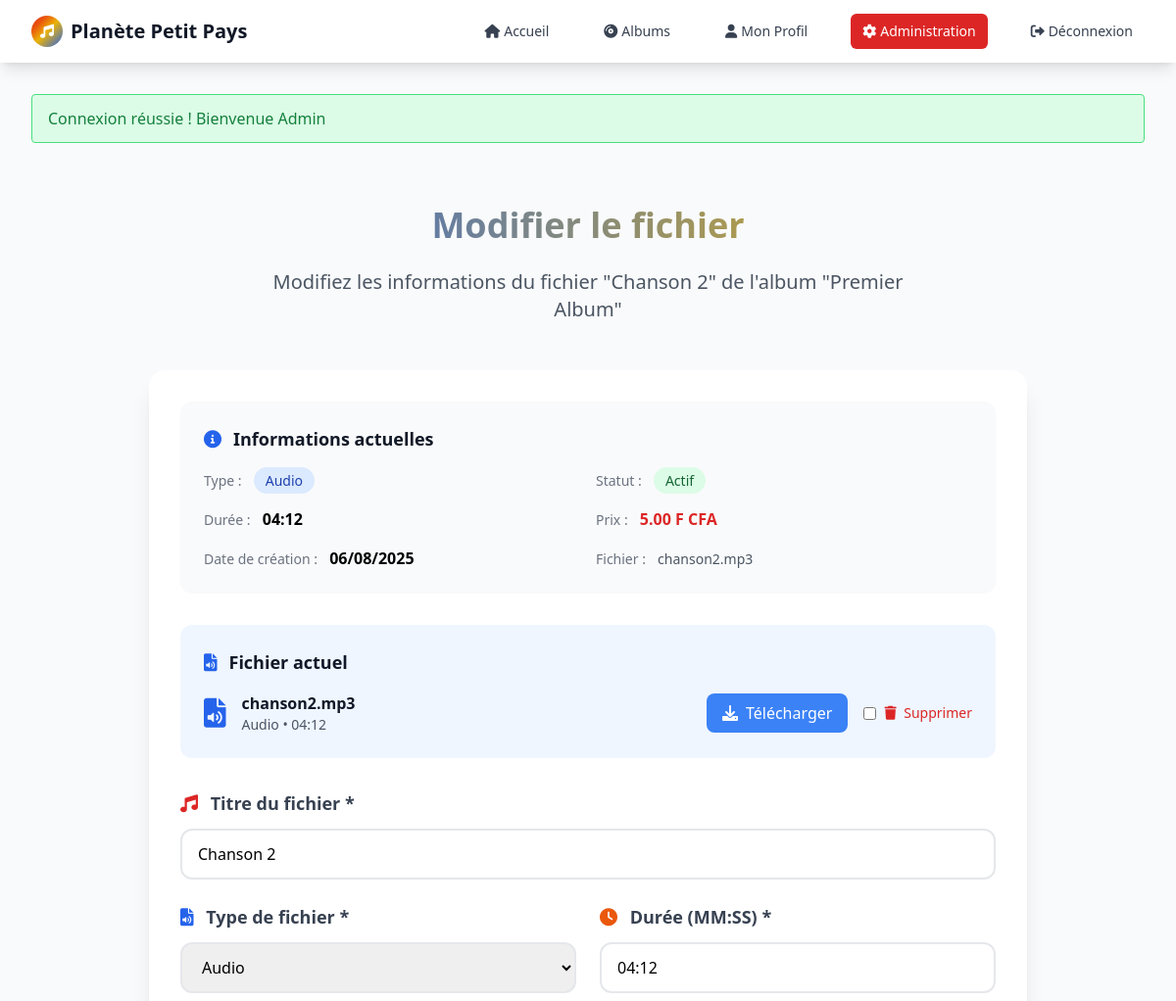
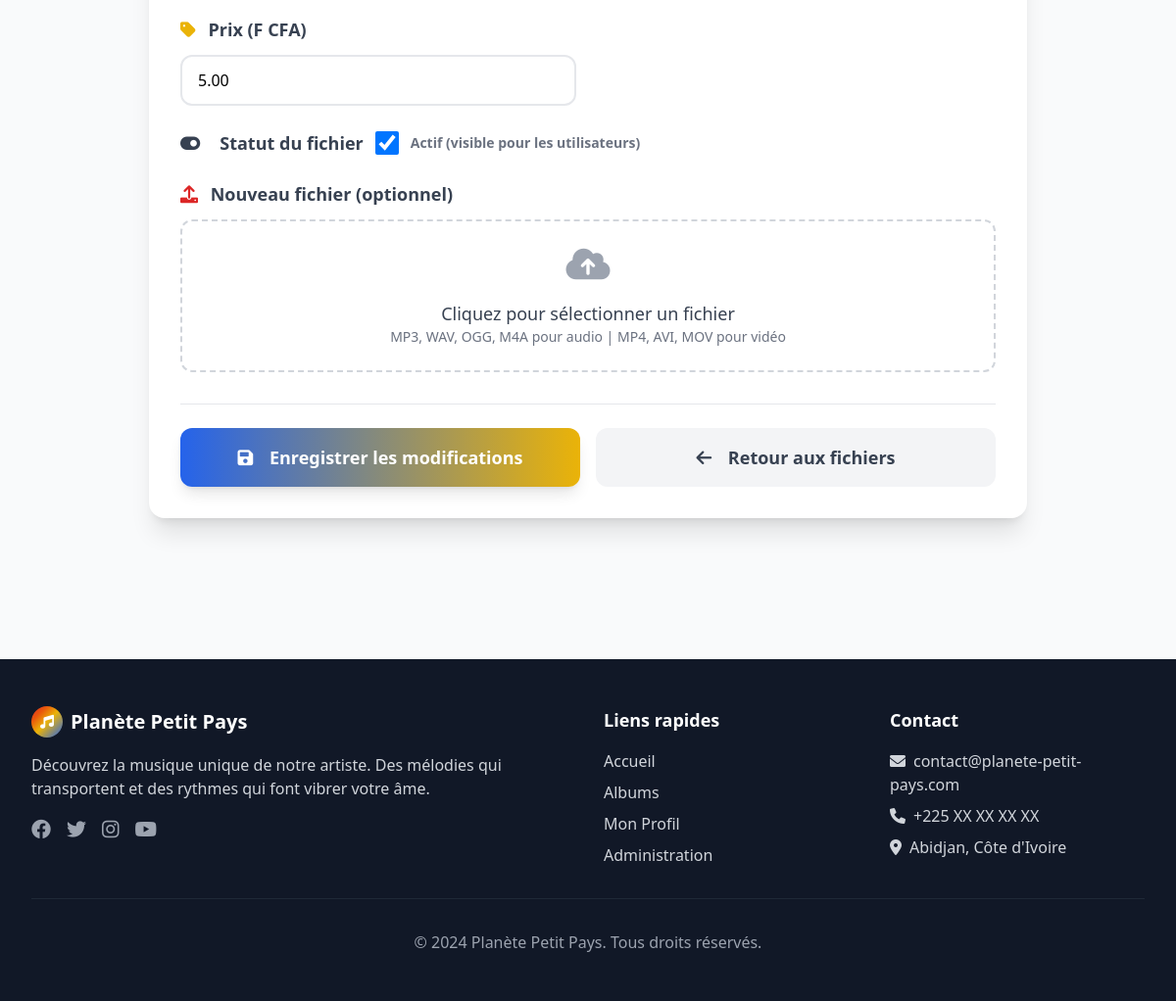
The app's page /admin/modifier_fichier.php?id=2&album_id=1 (signed in) with its own data (2 pictures, top to bottom).
### tables this page shows
CREATE TABLE IF NOT EXISTS `fichiers` (
  `id` int NOT NULL AUTO_INCREMENT,
  `album_id` int DEFAULT NULL,
  `titre` varchar(200) NOT NULL,
  `type` enum('audio','video') NOT NULL,
  `url` varchar(255) NOT NULL,
  `prix` decimal(10,2) DEFAULT '5.00',
  `duree` varchar(10) DEFAULT NULL,
  `taille_fichier` bigint DEFAULT NULL,
  `actif` tinyint(1) DEFAULT '1',
  `date_creation` datetime DEFAULT CURRENT_TIMESTAMP,
  PRIMARY KEY (`id`),
  KEY `idx_album` (`album_id`),
  KEY `idx_type` (`type`),
  KEY `idx_prix` (`prix`)
);

CREATE TABLE IF NOT EXISTS `albums` (
  `id` int NOT NULL AUTO_INCREMENT,
  `titre` varchar(200) NOT NULL,
  `description` text,
  `date_sortie` date DEFAULT NULL,
  `image_url` varchar(255) DEFAULT NULL,
  `prix_album` decimal(10,2) DEFAULT '0.00',
  `actif` tinyint(1) DEFAULT '1',
  `date_creation` datetime DEFAULT CURRENT_TIMESTAMP,
  PRIMARY KEY (`id`),
  KEY `idx_titre` (`titre`),
  KEY `idx_date_sortie` (`date_sortie`)
);

### admin/modifier_fichier.php (the view, shortened to what this page needs)
<?php
require_once '../includes/functions.php';
$fichier_id = isset($_GET['id']) ? (int)$_GET['id'] : 0;
$album_id = isset($_GET['album_id']) ? (int)$_GET['album_id'] : 0;
try {
    $pdo = getDBConnection();
    $stmt = $pdo->prepare("SELECT * FROM fichiers WHERE id = ? AND album_id = ?");
    $stmt->execute([$fichier_id, $album_id]);
    $fichier = $stmt->fetch();
    $stmt = $pdo->prepare("SELECT titre FROM albums WHERE id = ?");
    $stmt->execute([$album_id]);
    $album = $stmt->fetch();
} catch (PDOException $e) {
    setMessage('error', 'Erreur lors de la récupération du fichier');
    redirect('voir_fichiers.php?album_id=' . $album_id);
}
require_once '../includes/admin_header.php';
?>
<div class="max-w-4xl mx-auto py-12 animate-fade-in">
    <div class="text-center mb-12">
        <h1 class="text-4xl font-bold mb-6 bg-gradient-to-r from-primary-blue to-primary-yellow bg-clip-text text-transparent">
        </h1>
        <p class="text-xl text-gray-600 max-w-2xl mx-auto">
            Modifiez les informations du fichier "<?= htmlspecialchars($fichier['titre']) ?>"
            de l'album "<?= htmlspecialchars($album['titre']) ?>"
        </p>
    </div>
    <div class="bg-white rounded-2xl shadow-xl p-8 animate-slide-up">
        <form method="POST" enctype="multipart/form-data" class="space-y-8">
            <div class="bg-gray-50 rounded-xl p-6 mb-8">
                <h3 class="text-lg font-semibold text-gray-900 mb-4 flex items-center">
                    <i class="fas fa-info-circle mr-3 text-primary-blue"></i>
                    Informations actuelles
                </h3>
                <div class="grid grid-cols-1 md:grid-cols-2 gap-4">
                    <div>
                        <span class="text-sm font-medium text-gray-500">Type :</span>
                        <span class="ml-2 px-3 py-1 bg-<?= $fichier['type'] === 'audio' ? 'blue' : 'purple' ?>-100 text-<?= $fichier['type'] === 'audio' ? 'blue' : 'purple' ?>-800 rounded-full text-sm font-medium">
                            <?= ucfirst($fichier['type']) ?>
                        </span>
                    </div>
                    <div>
                        <span class="text-sm font-medium text-gray-500">Statut :</span>
                        <span class="ml-2 px-3 py-1 bg-<?= $fichier['actif'] ? 'green' : 'red' ?>-100 text-<?= $fichier['actif'] ? 'green' : 'red' ?>-800 rounded-full text-sm font-medium">
                            <?= $fichier['actif'] ? 'Actif' : 'Inactif' ?>
                        </span>
                    </div>
                    <div>
                        <span class="text-sm font-medium text-gray-500">Durée :</span>
                        <span class="ml-2 font-semibold"><?= htmlspecialchars($fichier['duree']) ?></span>
                    </div>
                    <div>
                        <span class="text-sm font-medium text-gray-500">Prix :</span>
                        <span class="ml-2 font-semibold text-primary-red"><?= htmlspecialchars($fichier['prix']) ?> F CFA</span>
                    </div>
                    <div>
                        <span class="text-sm font-medium text-gray-500">Date de création :</span>
                        <span class="ml-2 font-semibold"><?= date('d/m/Y', strtotime($fichier['date_creation'])) ?></span>
                    </div>
                    <div>
                        <span class="text-sm font-medium text-gray-500">Fichier :</span>
                        <span class="ml-2 text-sm text-gray-600"><?= $fichier['url'] ? basename($fichier['url']) : 'Aucun fichier' ?></span>
                    </div>
                </div>
            </div>
            <?php if (!empty($fichier['url'])): ?>
                <div class="bg-blue-50 rounded-xl p-6 mb-8">
                    <h3 class="text-lg font-semibold text-gray-900 mb-4 flex items-center">
                        <i class="fas fa-file-<?= $fichier['type'] === 'audio' ? 'audio' : 'video' ?> mr-3 text-primary-blue"></i>
                        Fichier actuel
                    </h3>
                    <div class="flex items-center justify-between">
                        <div class="flex items-center">
                            <i class="fas fa-file-<?= $fichier['type'] === 'audio' ? 'audio' : 'video' ?> text-3xl text-primary-blue mr-4"></i>
                            <div>
                                <p class="font-semibold text-gray-900"><?= basename($fichier['url']) ?></p>
                                <p class="text-sm text-gray-600"><?= ucfirst($fichier['type']) ?> • <?= htmlspecialchars($fichier['duree']) ?></p>
                            </div>
                        </div>
                        <div class="flex items-center space-x-4">
                            <a href="../<?= htmlspecialchars($fichier['url']) ?>" target="_blank"
                               class="bg-blue-500 text-white px-4 py-2 rounded-lg hover:bg-blue-600 transition-colors">
                                <i class="fas fa-download mr-2"></i>Télécharger
                            </a>
                            <label class="flex items-center space-x-2 text-red-600 hover:text-red-800 cursor-pointer">
                                <input type="checkbox" name="supprimer_fichier" value="1" class="rounded border-gray-300 text-red-600 focus:ring-red-500">
                                <span class="text-sm font-medium">
                                    <i class="fas fa-trash mr-1"></i>
                                    Supprimer
                                </span>
                            </label>
                        </div>
                    </div>
                </div>
            <?php endif; ?>
            <div class="grid grid-cols-1 md:grid-cols-2 gap-6">
                <div class="md:col-span-2">
                    <label class="block text-gray-700 font-semibold mb-3 text-lg">
                        <i class="fas fa-music mr-2 text-primary-red"></i>
                        Titre du fichier *
                    </label>
                    <input type="text" name="titre"
                           class="w-full border-2 border-gray-200 rounded-xl px-4 py-3 focus:border-primary-red focus:ring-2 focus:ring-primary-red/20 transition-all duration-300"
                           required
                           value="<?= htmlspecialchars($fichier['titre']) ?>"
                           placeholder="Titre du morceau ou de la vidéo">
                </div>
                <div>
                    <label class="block text-gray-700 font-semibold mb-3 text-lg">
                        <i class="fas fa-file-audio mr-2 text-primary-blue"></i>
                        Type de fichier *
                    </label>
                    <select name="type"
                            class="w-full border-2 border-gray-200 rounded-xl px-4 py-3 focus:border-primary-blue focus:ring-2 focus:ring-primary-blue/20 transition-all duration-300">
                        <option value="audio" <?= $fichier['type'] === 'audio' ? 'selected' : '' ?>>Audio</option>
                    </select>
                </div>
                <div>
                    <label class="block text-gray-700 font-semibold mb-3 text-lg">
                        <i class="fas fa-clock mr-2 text-primary-orange"></i>
                        Durée (MM:SS) *
                    </label>
                    <input type="text" name="duree" placeholder="03:45"
                           class="w-full border-2 border-gray-200 rounded-xl px-4 py-3 focus:border-primary-orange focus:ring-2 focus:ring-primary-orange/20 transition-all duration-300"
                           required
                           value="<?= htmlspecialchars($fichier['duree']) ?>">
                </div>
                <div>
                    <label class="block text-gray-700 font-semibold mb-3 text-lg">
                        <i class="fas fa-tag mr-2 text-primary-yellow"></i>
                        Prix (F CFA)
                    </label>
                    <input type="number" name="prix" min="0" step="0.01"
                           class="w-full border-2 border-gray-200 rounded-xl px-4 py-3 focus:border-primary-yellow focus:ring-2 focus:ring-primary-yellow/20 transition-all duration-300"
                           value="<?= htmlspecialchars($fichier['prix']) ?>"
                           placeholder="5.00">
                </div>
                <div class="md:col-span-2">
                    <label class="flex items-center space-x-3 text-gray-700 font-semibold text-lg">
                        <i class="fas fa-toggle-on mr-2 text-primary-green"></i>
                        <span>Statut du fichier</span>
                        <input type="checkbox" name="actif" value="1"
                               class="w-6 h-6 rounded border-gray-300 text-primary-green focus:ring-primary-green"
                               <?= $fichier['actif'] ? 'checked' : '' ?>>
                        <span class="text-sm text-gray-500">Actif (visible pour les utilisateurs)</span>
                    </label>
                </div>
                <div class="md:col-span-2">
                    <label class="block text-gray-700 font-semibold mb-3 text-lg">
                        <i class="fas fa-upload mr-2 text-primary-red"></i>
                        Nouveau fichier (optionnel)
                    </label>
                    <div class="border-2 border-dashed border-gray-300 rounded-xl p-6 text-center hover:border-primary-red transition-colors duration-300 relative">
                        <div class="space-y-4">
                            <i class="fas fa-cloud-upload-alt text-4xl text-gray-400"></i>
                            <div>
                                <p class="text-lg font-medium text-gray-700">Cliquez pour sélectionner un fichier</p>
                                <p class="text-sm text-gray-500" id="fileTypes">MP3, WAV, OGG, M4A pour audio | MP4, AVI, MOV pour vidéo</p>
                            </div>
                        </div>
                    </div>
                </div>
            </div>
            <div class="flex flex-col sm:flex-row gap-4 pt-6 border-t border-gray-200">
                <button type="submit"
                        class="flex-1 bg-gradient-to-r from-primary-blue to-primary-yellow text-white px-8 py-4 rounded-xl font-semibold text-lg hover:from-blue-700 hover:to-yellow-700 transform hover:scale-105 transition-all duration-300 shadow-lg">
                    <i class="fas fa-save mr-3"></i>
                    Enregistrer les modifications
                </button>
                <a href="voir_fichiers.php?album_id=<?= $album_id ?>"
                   class="flex-1 bg-gray-100 text-gray-700 px-8 py-4 rounded-xl font-semibold text-lg hover:bg-gray-200 transform hover:scale-105 transition-all duration-300 text-center">
                    <i class="fas fa-arrow-left mr-3"></i>
                    Retour aux fichiers
                </a>
            </div>
        </form>
    </div>
</div>
<?php require_once '../includes/admin_footer.php'; ?>

### records on screen
fichiers: titre "Chanson 2", type "Audio", duree "04:12", prix "5.00", date_creation "06/08/2025", url "chanson2.mp3", actif "☑"
albums: titre "Premier Album"

### other values on screen
$message['text'] "Connexion réussie ! Bienvenue Admin"
